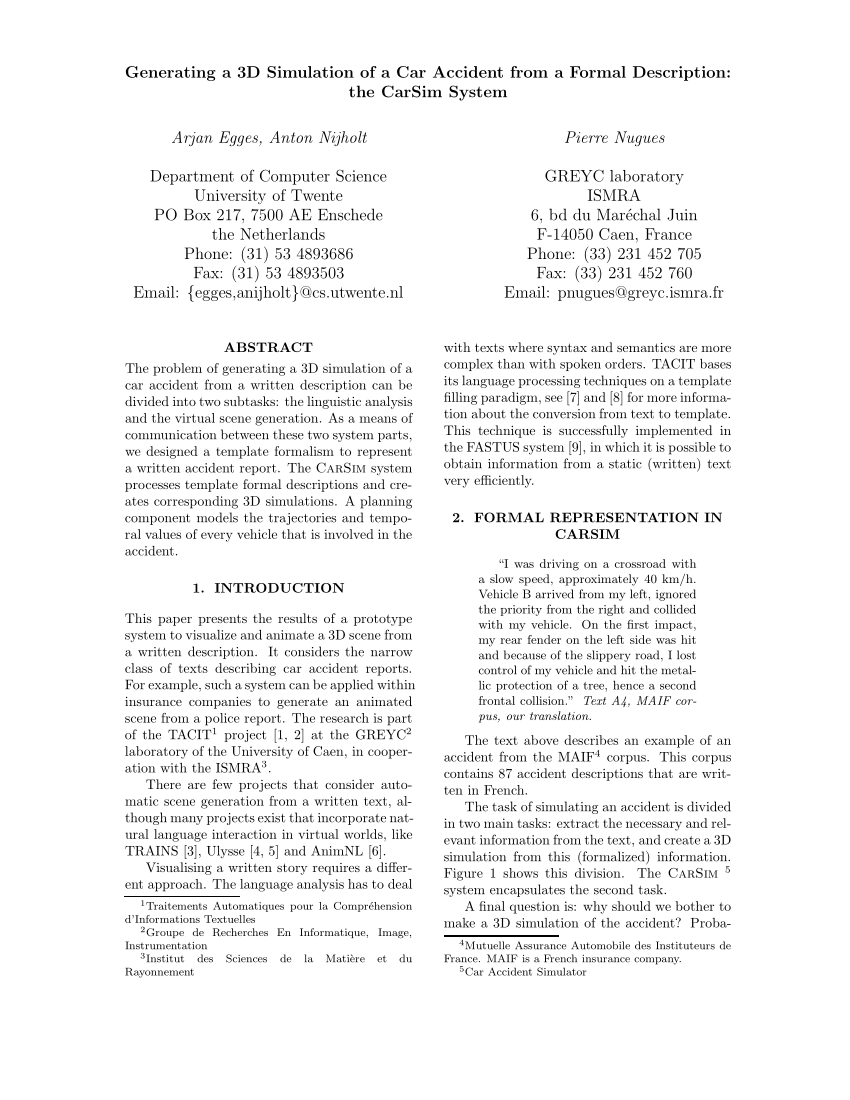
#> input picture pseudo_color/data.png, 850 x 1100 px
$ jupyter execute --allow-errors pseudo_color.ipynb
#> lines starting #> are read from the running program, lines starting #| are printed output that depends on the picture; after the words box and inside, x2 and y2 are one past the last pixel; in counts of white or black regions, pixels touching at a corner belong together
[cell 1]
import matplotlib.pyplot as plt
from skimage.io import imread, imshow, imsave
from skimage.color import gray2rgb
from skimage.transform import rotate
from skimage import img_as_ubyte
import numpy as np

[cell 2]
data = imread('data.png')
#> data is the input picture: shape (1100, 850, 3); min 0, max 255, mean 244.3
data = gray2rgb(data)
data = img_as_ubyte(data)

[cell 3]
data_red = np.copy(data)

r1, g1, b1 = 200, 200, 200 # Original threshold for value
r2, g2, b2 = 254, 0, 0 # Value that we want to replace it with

red_c, green_c, blue_c = data_red[:,:,0], data_red[:,:,1], data_red[:,:,2]
mask = (red_c <= r1) & (green_c <= g1) & (blue_c <= b1)
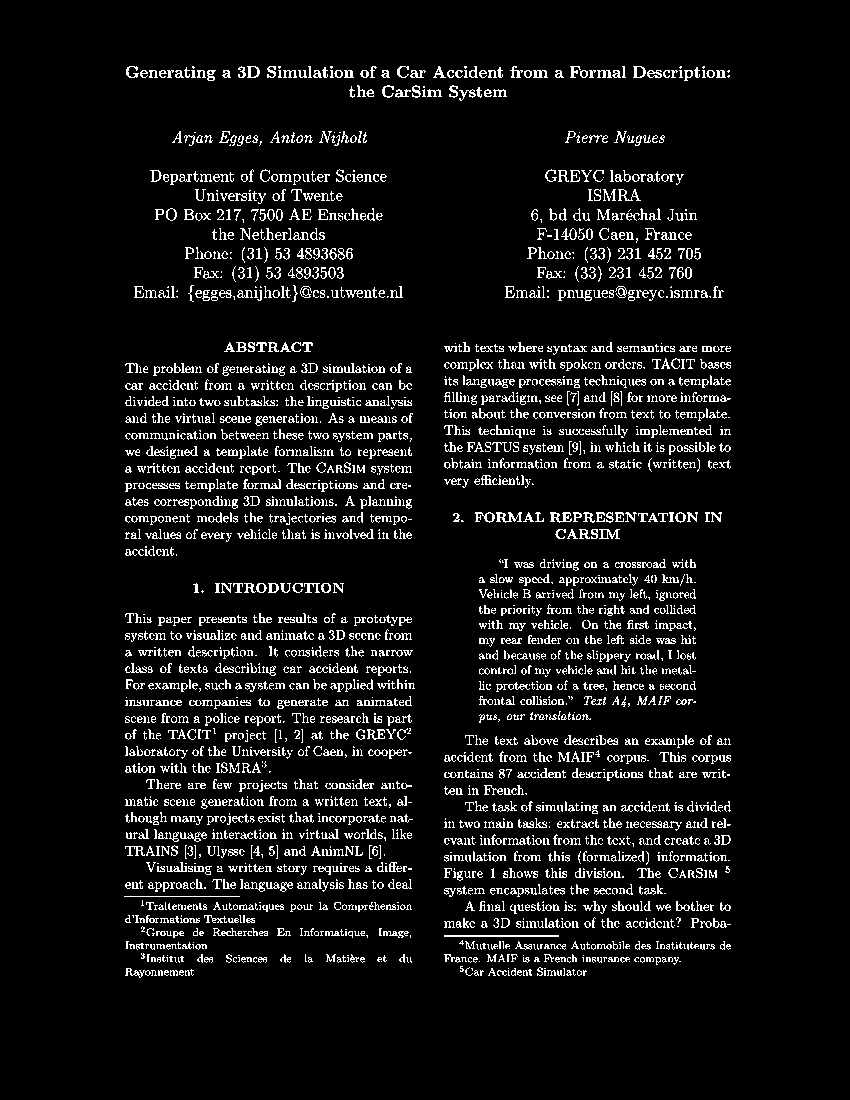
#> mask: shape (1100, 850, 3) bool; 7.1% white in thin lines or dots, all inside (x1, y1, x2, y2) = (124, 66, 731, 978)

data_red[:,:,:][mask] = [r2, g2, b2]

data_red = img_as_ubyte(data_red)
